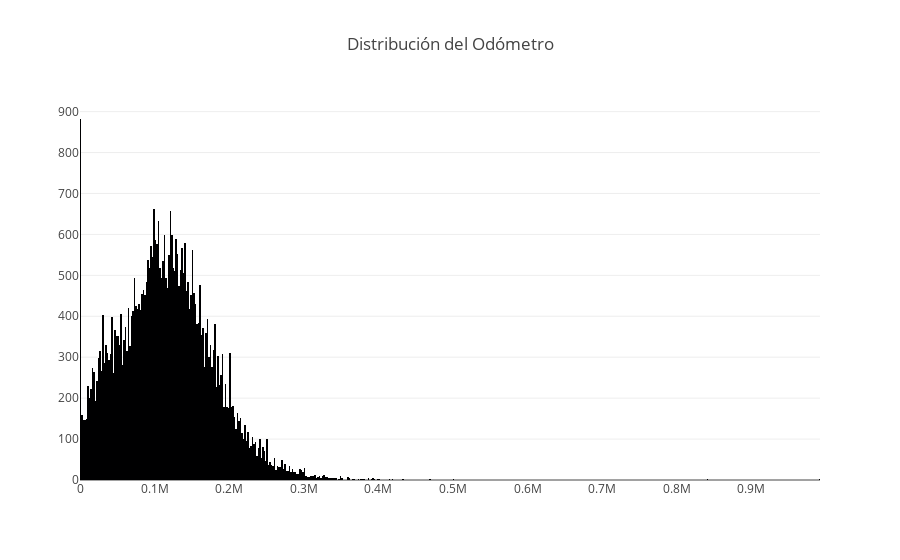

Notebook cell for this chart:
### Code cell
import streamlit as st
import pandas as pd
import plotly.graph_objects as go

car_data = pd.read_csv('../vehicles_us.csv')

# Crear un histograma utilizando plotly.graph_objects
# Se crea una figura vacía y luego se añade un rastro de histograma
fig = go.Figure(data=[go.Histogram(x=car_data['odometer'])])

# Opcional: Puedes añadir un título al gráfico si lo deseas
fig.update_layout(title_text='Distribución del Odómetro')

# Mostrar el gráfico Plotly
fig.show()

### Figure 1 — Plotly figure (JSON) as saved in the notebook; plotly's stock layout.template omitted (floating-point values rounded to 4 significant figures; data arrays with more than 128 entries replaced by an {"elided": "..."} marker saying what was removed)
{"data": [{"type": "histogram", "x": {"elided": "51525 float values"}}], "layout": {"title": {"text": "Distribución del Odómetro"}}}
